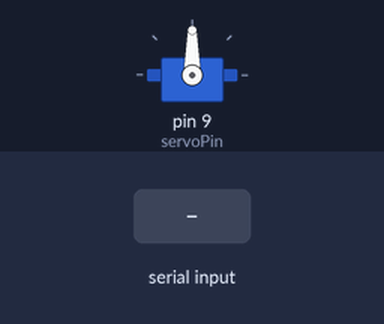
A sketch run on a simulated Arduino Uno, built with avr-gcc and run on an emulated ATmega328P. Shown: servo. The inputs (shaded band) are chosen by the test bench.

Above: at 1.2 s.
1.3 s: byte 30 received over Serial
At 2.4 s:
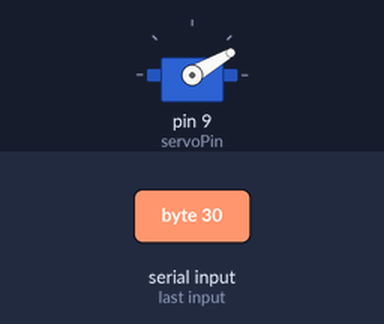
2.8 s: byte 120 received over Serial
At 3.6 s:
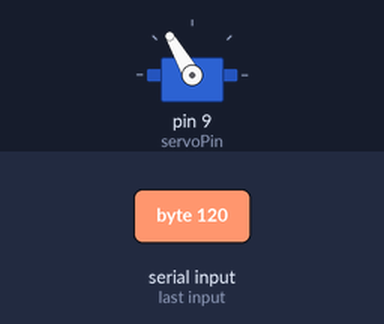
Timing chart, 0 to 5.8 s (numbered marks = the images above; inputs shaded):
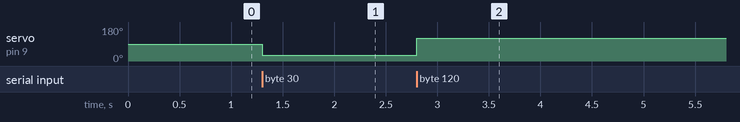

Measured:
- after the input at 1.3 s, servo on pin 9 (servoPin): 90° → 30° at once
- after the input at 2.8 s, servo on pin 9 (servoPin): 30° → 120° at once

The sketch:

ch14.ino
```cpp
#include <Servo.h>
Servo servo; // servo변수 정의
int servoPin = 9; // servoPin 변수 정의 & 핀번호 할당

int servoAngle = 0; // 서모보터 각도 변수 정의
void setup() {
  Serial.begin(9600);
  servo.attach(servoPin); //servo변수에게 제어핀 할당
}

void loop() {
  if (Serial.available() > 0) { // p5js => Arduino
    servoAngle = Serial.read(); // 시리얼 데이터 읽기
    servo.write(servoAngle); //서보모터 각도 변경
  }
}
```
